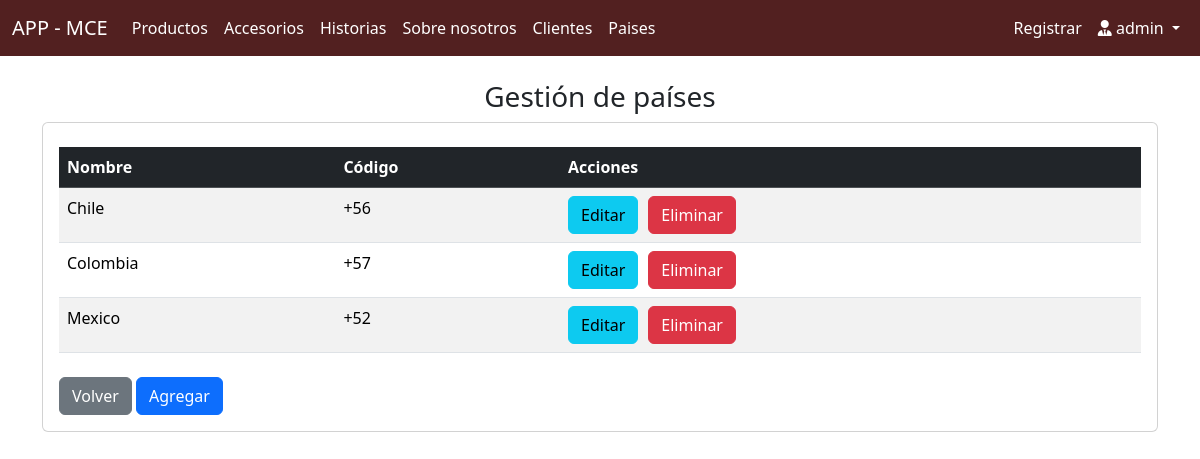
The page /administrativo/crud_paises (signed in) on the database its author committed.
### mce/models.py (models this page shows, shortened)
class Pais(models.Model):
    nombre = models.CharField(max_length=100)
    codigo = models.CharField(max_length=5)

### administrativo/views.py (the view)
# urls.py: path('crud_paises', views.crud_paises, name='crud_paises'),
@login_required
def crud_paises(request):
    paises= Pais.objects.all()
    context={"paises":paises}
    return render(request, 'administrativo/paises_list.html', context)

### administrativo/templates/administrativo/paises_list.html (shortened to what this page needs)
{% extends 'administrativo/baseCrud.html' %}
{% block body %}
<div class="row">
    <div class="col-sm-12">
        <h3 class="text-center">Gestión de países</h3>
        <div class="card">
            <div class="card-body">
                <div class="table-responsive py-2">
                    <table class="table table-striped">
                        {% if paises %}
                        <thead class="table-dark">
                            <tr>
                                <th>Nombre</th>
                                <th>Código</th>
                                <th>Acciones</th>
                            </tr>
                        </thead>
                        <tbody>
                            {% for p in paises %}
                            <tr>
                                <td>{{ p.nombre }}</td>
                                <td>{{ p.codigo }}</td>
                                <td>
                                    <div style="display: flex; gap: 10px;">
                                        <a href="{% url 'paises_edit' pk=p.pk %}" class="btn btn-info">Editar</a>
                                        <a href="{% url 'paises_del' pk=p.pk %}" class="btn btn-danger">Eliminar</a>
                                    </div>
                                </td>
                            </tr>
                            {% endfor %}
                        </tbody>
                        {% endif %}
                    </table>
                </div>
                <button type="button" class="btn btn-secondary">
                    <a href="{% url 'crud' %}" style="text-decoration: none;" class="text-white">Volver</a>
                </button>
                <button type="button" class="btn btn-primary">
                    <a href="{% url 'paisesAdd' %}" style="text-decoration: none;" class="text-white">Agregar</a>
                </button>
            </div>
        </div>
    </div>
</div>
{% endblock %}

### administrativo/templates/administrativo/baseCrud.html (shortened to what this page needs)
<!DOCTYPE html>
<html lang="en">
<head>
  <link rel="stylesheet" href="https://cdnjs.cloudflare.com/ajax/libs/font-awesome/6.0.0-beta3/css/all.min.css">
  <link href="https://cdn.jsdelivr.net/npm/bootstrap@5.3.3/dist/css/bootstrap.min.css" rel="stylesheet"
>
</head>
<body>
  {% if user.is_authenticated and user.is_superuser %}
  <nav class="navbar navbar-expand-lg" style="background-color:  #522020;">
    <div class="container-fluid">
      <a class="navbar-brand text-white" href="{% url 'crud' %}">APP - MCE</a>
      <div class="collapse navbar-collapse" id="navbarNav">
        <ul class="navbar-nav me-auto mb-2 mb-lg-0">
          <li class="nav-item">
            <a class="nav-link active text-white" aria-current="page" href="{% url 'crudProductos' %}">Productos</a>
          </li>
          <li class="nav-item">
            <a class="nav-link text-white" href="{% url 'crudAccesorios' %}">Accesorios</a>
          </li>
          <li class="nav-item">
            <a class="nav-link text-white" href="{% url 'crudHistorias' %}">Historias</a>
          </li>
          <li class="nav-item">
            <a class="nav-link text-white" href="{% url 'crudNosotros' %}">Sobre nosotros</a>
          </li>
          <li class="nav-item">
            <a class="nav-link text-white" href="{% url 'crudClientes' %}">Clientes</a>
          </li>
          <li class="nav-item">
            <a class="nav-link text-white" href="{% url 'crud_paises' %}">Paises</a>
          </li>
        </ul>
        <ul class="navbar-nav ms-auto mb-2 mb-lg-0">
          <li class="nav-item">
            <a class="nav-link text-white" href="{% url 'registro' %}">Registrar</a>
          </li>
          <li class="nav-item dropdown">
            <a class="nav-link dropdown-toggle highlight-username text-white" href="#" id="navbarDropdown" role="button"
              data-bs-toggle="dropdown" aria-haspopup="true" aria-expanded="false">
              <i class="fa-solid fa-user-tie"></i> {{ user.username }}
            </a>
          </li>
        </ul>
      </div>
    </div>
  </nav>
  <div class="container py-4">
    {% block body %}
    {% endblock %}
  </div>
  {% endif %}
</body>
</html>

### rows shown on the page
Pais: nombre "Chile", codigo "+56"
Pais: nombre "Colombia", codigo "+57"
Pais: nombre "Mexico", codigo "+52"

### other values the page prints
{{ user.username }} "admin"
